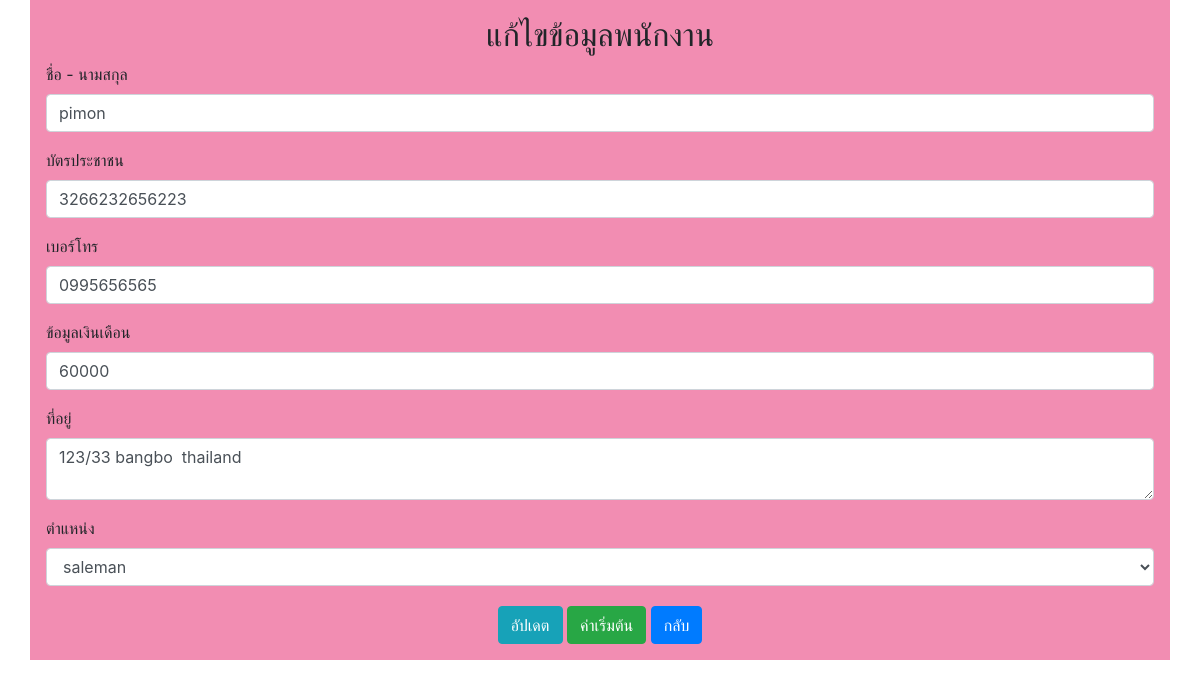
The page /form_edit_employee.php?id=14 on the database its author committed.
### tables this page shows
CREATE TABLE `tb_employee` (
  `emy_id` int(11) NOT NULL,
  `emy_name` varchar(255) NOT NULL,
  `emy_card` varchar(255) NOT NULL,
  `emy_tel` varchar(255) NOT NULL,
  `emy_salary` varchar(255) NOT NULL,
  `emy_address` varchar(255) NOT NULL,
  `emy_position` varchar(255) NOT NULL
);

CREATE TABLE `tb_position` (
  `position_id` int(11) UNSIGNED NOT NULL,
  `position_name` varchar(255) NOT NULL
);

### form_edit_employee.php (the view, shortened to what this page needs)
<?PHP
     include('connect_db.php');
     $id = $_GET['id'];
     $sql = "SELECT * FROM tb_employee WHERE emy_id = ".$id."";
     $query = mysqli_query($connection,$sql);
     $row = mysqli_fetch_array($query);
?>
<!DOCTYPE html>
<html lang="en">
<head>
    <link rel="stylesheet" href="https://maxcdn.bootstrapcdn.com/bootstrap/4.0.0/css/bootstrap.min.css">
  </head>
<body>
<div class="modal-body container p-3 mb-2  text-back"style="background-color:#F28DB2;">
      <form action="edit_employee.php" method="POST">
                    <h2 class="text-center">แก้ไขข้อมูลพนักงาน</h2>
                    <div class="form-group">
                        <label for="exampleInputEmail1">ชื่อ - นามสกุล</label>
                        <input type="text" name="name" class="form-control" id="fullname" value="<?PHP echo $row['emy_name'];?>" aria-describedby="emailHelp" placeholder="โปรดใส่ ชื่อ - นามสกุล" required >
                      </div>
                      <div class="form-group">
                        <label for="exampleInputEmail1">บัตรประชาชน</label>
                        <input type="text" name="card" class="form-control" id="card" value="<?PHP echo $row['emy_card'];?>" aria-describedby="emailHelp" placeholder="โปรดใส่ บัตรประชาชน" maxlength ="13" onkeypress="return onlyNumberKey(event)" pattern="[0-9]{13}" title="โปรดใส่ เลขบัตรประชาชนให้ถูกต้อง"  required >
                      </div>
                      <div class="form-group">
                        <label for="exampleInputEmail1">เบอร์โทร</label>
                        <input type="text" name="Tel" class="form-control" id="Tel" value="<?PHP echo $row['emy_tel'];?>" aria-describedby="emailHelp" placeholder="โปรดใส่ เบอร์โทรศัพท์" required  onkeypress="return onlyNumberKey(event)" pattern="[0-9]{10}" title="โปรดใส่ เบอร์โทรศัพท์ให้ถูกต้อง" maxlength="10">
                      </div>
                      <div class="form-group">
                        <label for="exampleInputEmail1">ข้อมูลเงินเดือน</label>
                        <input type="number" name="salary" class="form-control" id="salary" value="<?PHP echo $row['emy_salary'];?>" aria-describedby="emailHelp" placeholder="โปรดใส่ เงินเดือน" min ="10000" max ="200000"  required >
                      </div>
                      <div class="form-group">
                        <label for="exampleInputEmail1">ที่อยู่</label>
                        <textarea class="form-control" aria-label="With textarea" name="address" id="address"  placeholder="โปรดใส่ ที่อยู่" required><?PHP echo $row['emy_address'];?></textarea>
                      </div>
                      <div class="form-group">
                        <label for="exampleInputEmail1">ตำแหน่ง</label>
                        <select name="position" id="position" class="form-control" require>
                          <?php
                              include('connect_db.php');
                              $sql = "SELECT * FROM tb_position order by position_id ASC";
                              $sql2 = "SELECT * FROM tb_employee WHERE emy_id = ".$id."";
                              $query = mysqli_query($connection,$sql);
                              $query2 = mysqli_query($connection,$sql2);
                              $row2 = mysqli_fetch_array($query2);
                              while($row = mysqli_fetch_array($query)){?>
                                  <option value="<?php echo $row['position_name'];?>" <?php if ($row ['position_name'] == $row2 ['emy_position']){ echo 'selected'; }?>><?php echo $row['position_name'];?></option>
                              <?php }?>
                        </select>
                      </div>
                      <div class="col-lg-12 text-center" style="margin-top: 20px;">
                        <button class="btn btn-info" type="edit">อัปเดต</button>
                        <button class="btn btn-success" type="reset">ค่าเริ่มต้น</button>
                        <a href="position.php" class="btn btn-primary">กลับ</a>
                      </div>
                  </form>
      </div>
</body>
</html>

### rows shown on the page
tb_employee: name "pimon", card "3266232656223", Tel "0995656565", salary "60000", address "123/33 bangbo thailand", position "saleman"
